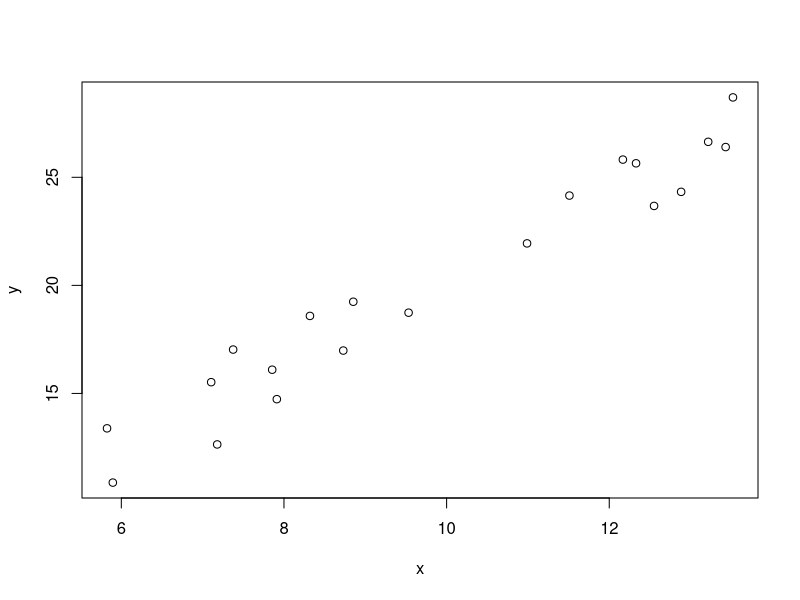
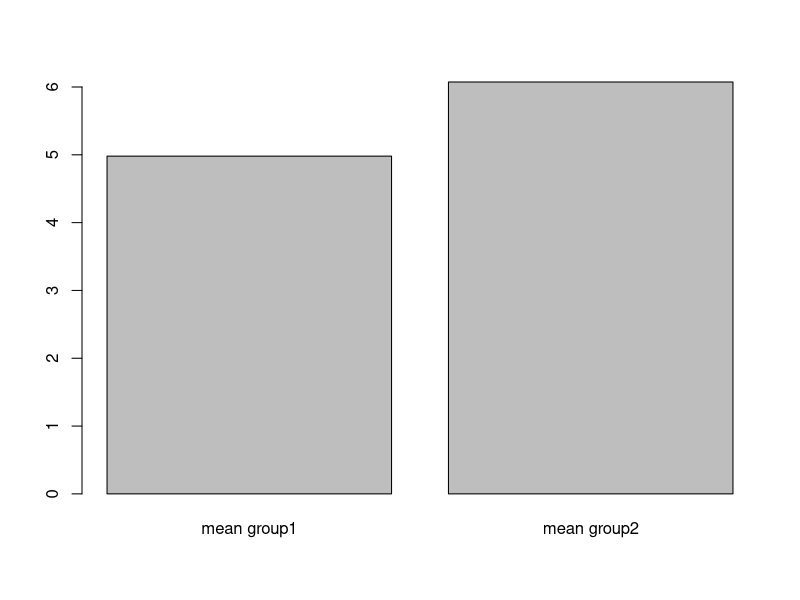
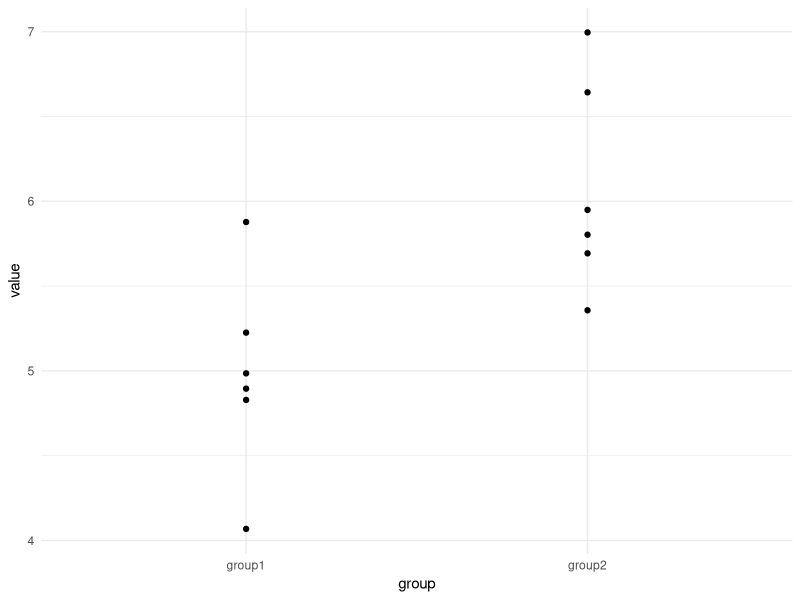
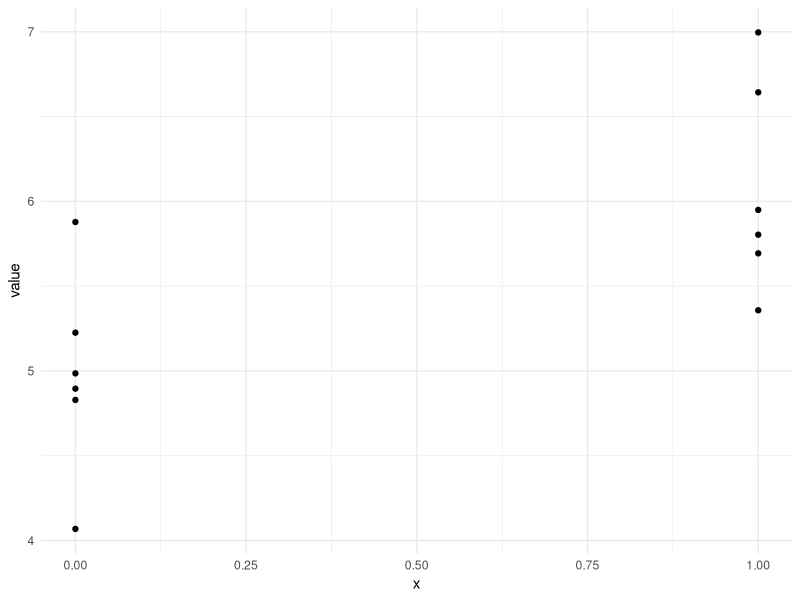
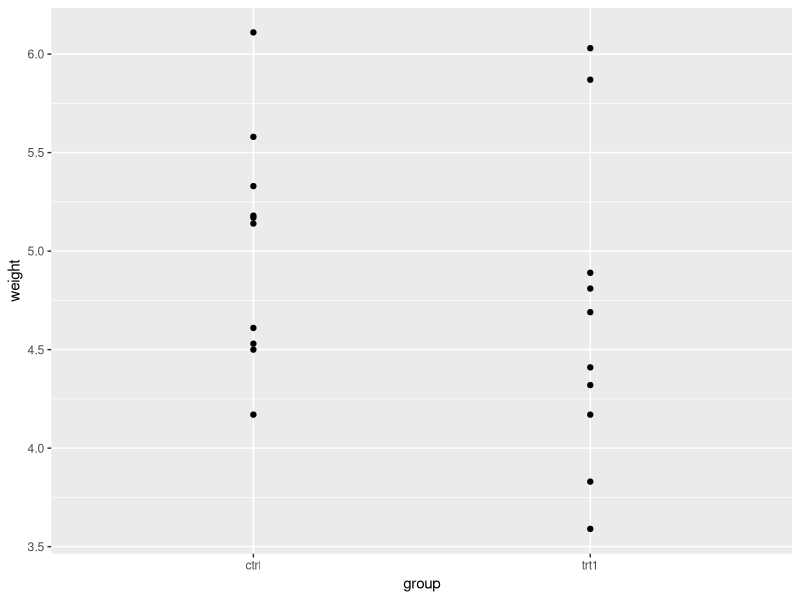
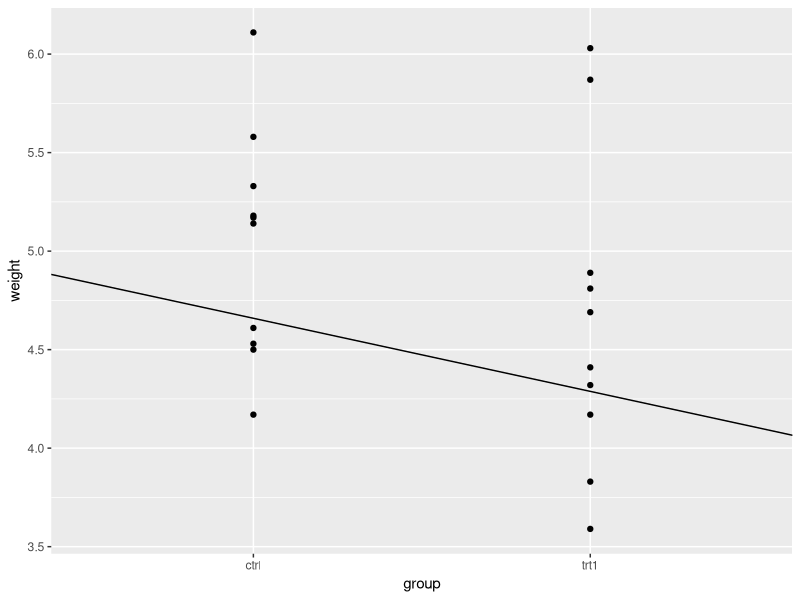
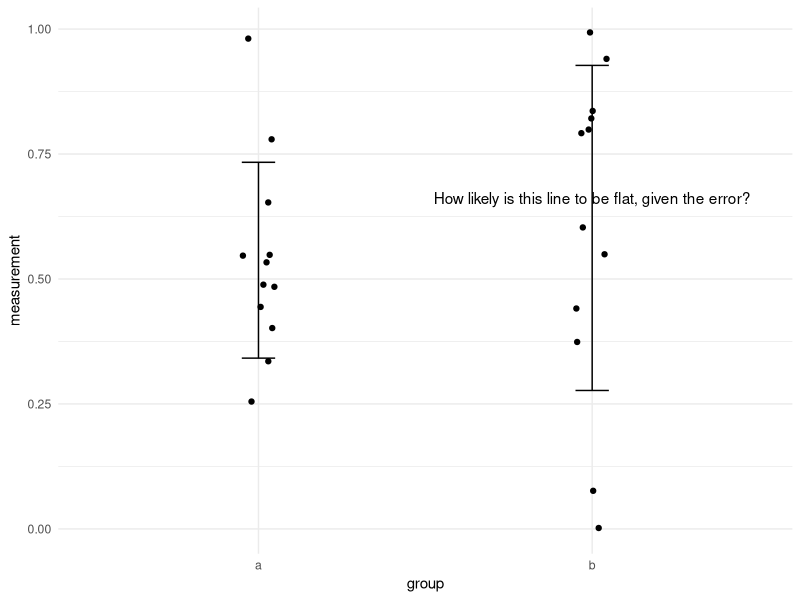

Recreate these plots in R, in order.
## ---- chunk 1
set.seed("456")
x <- runif(20, 5, 15)
y <- x * 2 + rnorm(20)
plot(x,y)

df <- tibble::tibble(group1 = runif(6, min = 4, max = 7),
                 group2 = runif(6, min = 4.1, max = 7.1)
                 )

barplot(c(mean(df$group1), mean(df$group2)), names = c("mean group1", "mean group2"))
## ---- chunk 2
library(ggplot2)
library(tidyr)
df %>% pivot_longer(cols = c(group1, group2), names_to = "group", values_to = "value" ) %>% 
  ggplot() + aes(group, value) + geom_point() + theme_minimal()
## ---- chunk 3
df %>% knitr::kable()
## ---- chunk 4
library(ggplot2)
library(tidyr)
library(dplyr)
df %>% pivot_longer(cols = c(group1, group2), names_to = "group", values_to = "value" ) %>% 
  mutate(x = if_else(group == "group1",0,1))  %>%
  arrange(x) %>%
  knitr::kable()
## ---- chunk 5
df %>% pivot_longer(cols = c(group1, group2), names_to = "group", values_to = "value" ) %>% 
  mutate(x = if_else(group == "group1",0,1))  %>%
  ggplot() + aes(x, value) + geom_point() + theme_minimal() 
## ---- chunk 6
data("PlantGrowth")
summary(PlantGrowth)
head(PlantGrowth)
## ---- chunk 7
library(dplyr)
## ---- chunk 8
library(dplyr)
two_groups <- PlantGrowth %>% 
  filter(group != "trt2") %>% 
  droplevels()

summary(two_groups)
## ---- chunk 9
library(ggplot2)
p <- ggplot(two_groups) + 
  aes(group, weight) + 
  geom_point()
p
## ---- chunk 10
two_groups_model <- lm(weight ~ group, data = two_groups)
two_groups_model
## ---- chunk 11
summary(two_groups_model)
## ---- chunk 12
p + geom_abline(intercept = 5.03, slope = -0.371)
## ---- chunk 13
mean_two_groups <- two_groups %>% 
  group_by(group) %>% 
  summarize(mean_wt = mean(weight))

mean_two_groups

## ---- chunk 14
5.03 - 4.66
## ---- chunk 15
t.test(weight ~ group, data = two_groups)

## ---- chunk 16
df <- data.frame(
  
  group = rep(c("a","b"), 12),
  measurement = runif(24)
) 
mean_df <-  df %>% 
  group_by(group) %>% 
  summarise(mean_y = mean(measurement), sd_y = sd(measurement) ) %>% 
  ungroup()

df %>% 
  ggplot() + aes(group, measurement) + geom_jitter(width=0.05) +
  geom_col(aes(x = as.numeric(group), y = mean_y), data = mean_df, fill = "steelblue", alpha = 0.3, colour = "black") +
 geom_errorbar(aes(x = group, ymin = mean_y - sd_y, ymax = mean_y + sd_y), data = mean_df, inherit.aes = FALSE, width = 0.1) +
 geom_smooth( aes(x = as.numeric(group), y = measurement), method = lm, colour = "red", linetype = "dashed") + 
 theme_minimal() + annotate(geom = "text", y = (mean_df$mean_y[[2]] + 0.06), x = "b", label = "How likely is this line to be flat, given the error?",)
